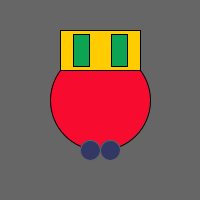
Frame 1 (no input)
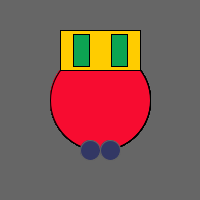
Frame 60 (the mouse pressed at the canvas centre just before this capture)
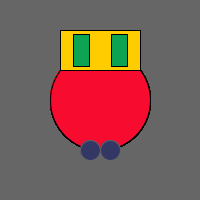
Frame 120 (the mouse held since frame 60 and released just before this capture)

The Processing sketch that drew these frames (run headless with seeded random() and noise(); from frame 60 on, the mouse is pressed at the canvas centre):

// Processing sketch: day8
// ── day8.pde
void setup(){
size(200,200);
background(102); 
}

void draw(){
  ellipseMode(CENTER);
  rectMode(CENTER);
  
  translate(100,100);
  
  
  //body
  stroke(0);
  fill(247,12,48);
  ellipse(0,0,100,100);
  

//head 
fill(255,204,0);
rect(0,-50,80,-40);

//eyes
fill(12,164,82); 
rect(-19,-50,16,32);
rect(19,-50,16,32);

//legs
stroke(100);
fill(50,55,100);
ellipse(-10,50,-20,20);
ellipse(10,50,20,20);
}
